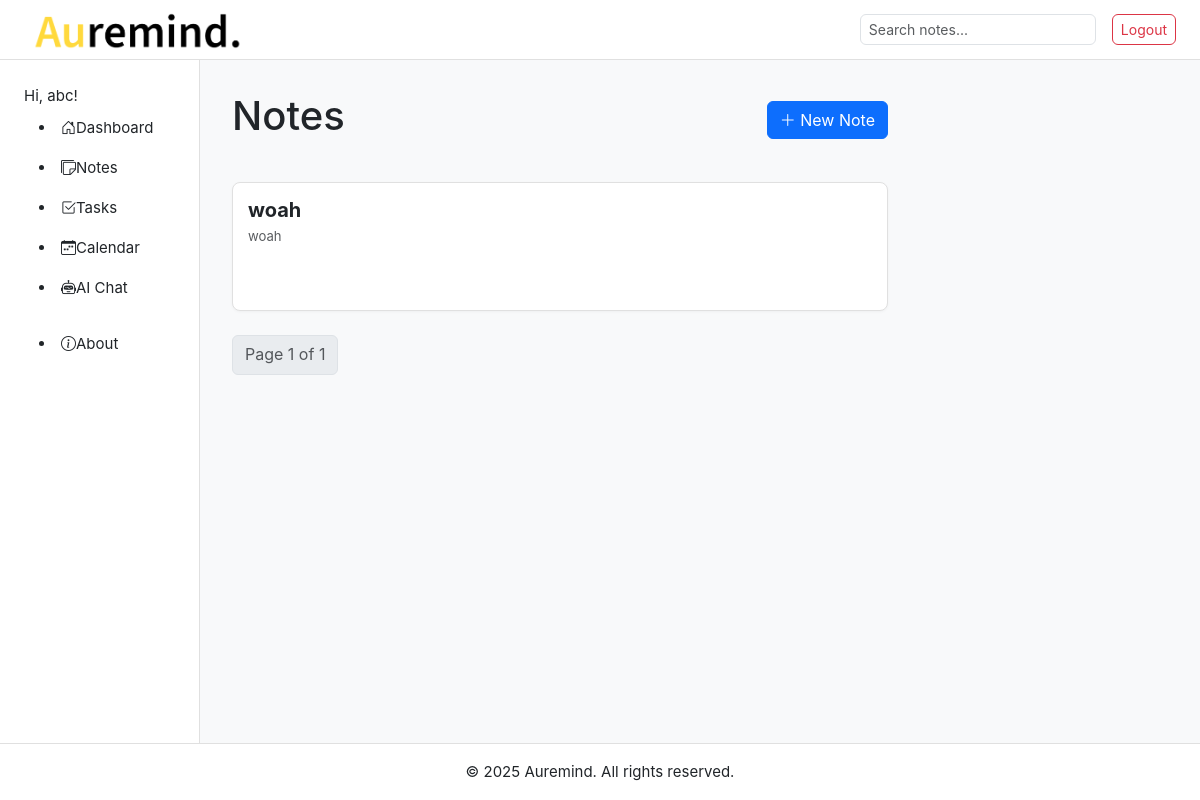
The app's page /notes/ (signed in), older data.
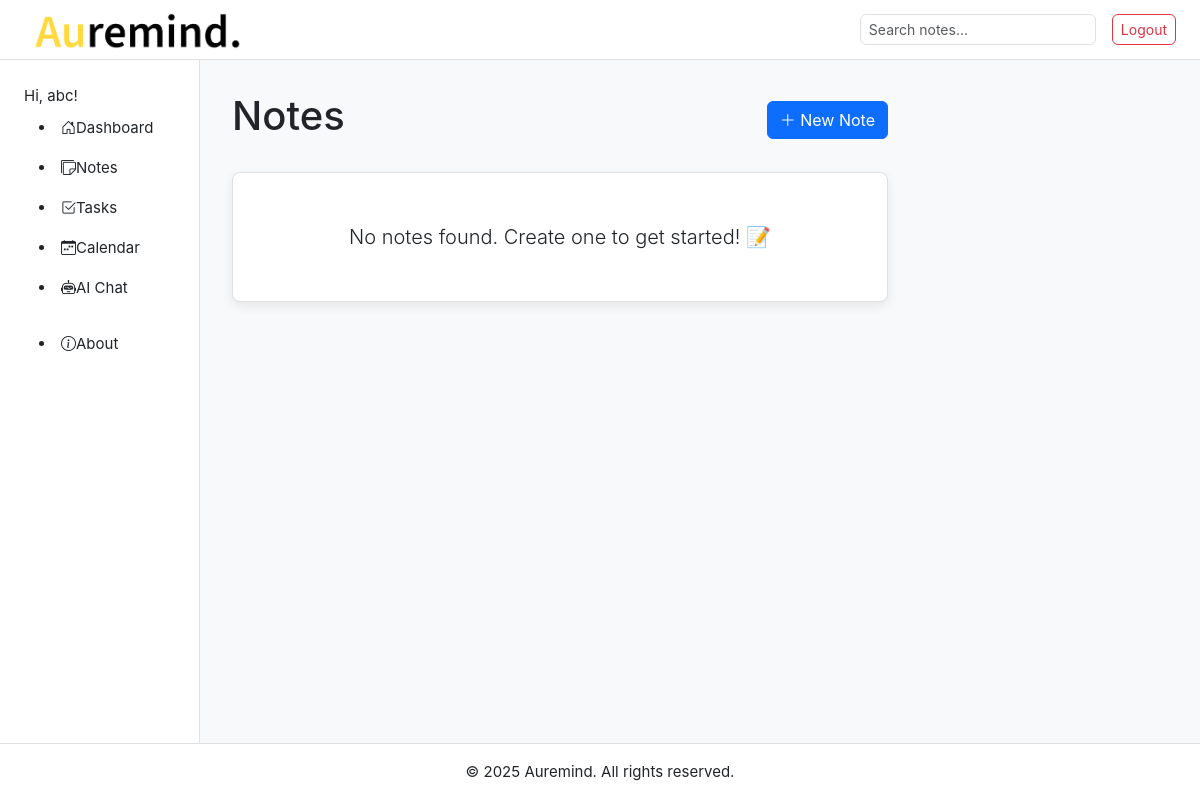
The same page, newer data.
### notes/models.py (models this page shows, shortened)
class Note(models.Model):
    user = models.ForeignKey(User, on_delete=models.CASCADE)
    title = models.CharField(max_length=200)
    encrypted_content = models.TextField(blank=True, null=True, db_column='content')
    created_at = models.DateTimeField(auto_now_add=True)
    encrypted_attachment = models.BinaryField(blank=True, null=True)
    attachment_name = models.CharField(max_length=255, blank=True, null=True)
    @property
    def content(self) -> str:
        return decrypt_data(self.encrypted_content)
    @content.setter
    def content(self, value: str):
        """
        This 'setter' encrypts the content when you set 'note.content = ...'.
        """
        self.encrypted_content = encrypt_data(value)

### notes/views.py (the view)
# urls.py: path('notes/', views.note, name='note'),
@login_required
def note(request):
    q = request.GET.get('q', '')
    notes = Note.objects.filter(user=request.user)
    if q:
        notes = notes.filter(Q(title__icontains=q))
    paginator = Paginator(notes.order_by('-created_at'), 10)
    page_number = request.GET.get('page')
    page_obj = paginator.get_page(page_number)
    context = {
        'page_obj': page_obj,
        'q': q,
        'year': datetime.now().year,
    }
    return render(request, 'notes/note.html', context)

### notes/crypt.py (called while the page is built)
def decrypt_data(encrypted_token: str) -> str:
    if not encrypted_token:
        return ""
    try:
        encrypted_bytes = encrypted_token.encode('utf-8')
        decrypted_bytes = f.decrypt(encrypted_bytes)
        return decrypted_bytes.decode('utf-8')
    except (InvalidToken, TypeError):
        return "Decryption Failed: Invalid data."
    except Exception:
        return "Decryption Failed."

### notes/templatetags/markdown_extras.py (called while the page is built)
@register.filter(name='markdownify')
def markdownify(value):
    return mark_safe(markdown.markdown(value, extensions=['fenced_code']))

### notes/templates/notes/note.html (shortened to what this page needs)
{% extends 'notes/base.html' %}
{% load file_filters %}
{% load markdown_extras %}
{% block content %}
<div class="content-wrapper">
  <div class="d-flex justify-content-between align-items-center mb-4">
    <h1>Notes</h1>
    <a href="{% url 'notes:create' %}" class="btn btn-primary"><i class="bi bi-plus-lg"></i> New Note</a>
  </div>
  {% if page_obj.object_list %}
    <div class="notes-board-grid">
      {% for note in page_obj %}
        <div class="note-card">
          <a href="{% url 'notes:detail' pk=note.pk %}">
            <h5 class="fw-bold mb-1 text-truncate">{{ note.title }}</h5>
            <p class="text-muted small mb-3">
              {{ note.content|markdownify|striptags|truncatewords:15 }}
            </p>
          </a>
        </div>
      {% endfor %}
    </div>
    <nav class="mt-4">
      <ul class="pagination">
        <li class="page-item disabled"><span class="page-link">Page {{ page_obj.number }} of {{ page_obj.paginator.num_pages }}</span></li>
      </ul>
    </nav>
  {% else %}
    <div class="card-ui text-center p-5">
      <p class="lead mb-0">No notes found. Create one to get started! 📝</p>
    </div>
  {% endif %}
</div>
{% endblock %}

Row changes from the older to the newer data that the page shows:
removed Note: title "woah", content "woah"
Text that changed along with them:
{{ page_obj.number }}: "1" → (not shown)
{{ page_obj.paginator.num_pages }}: "1" → (not shown)
text no longer shown: "Page of"
text now shown: "No notes found. Create one to get started! 📝"
